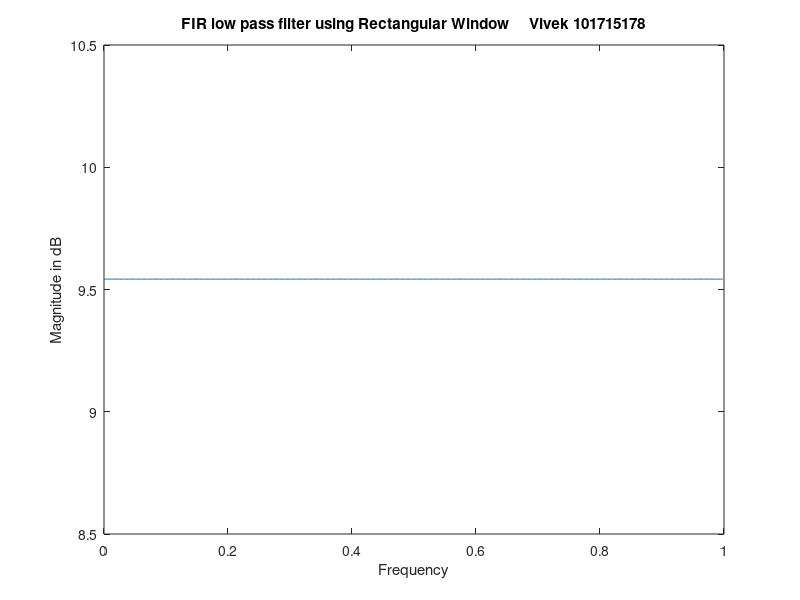

Here is the MATLAB script that generated this plot:
clc;
clear all;
close all;
fs=input('Enter the sampling frequency');%8000
fp=input('Enter the passband frequency');%1500
F=input('Enter the transition width');%500
N=0.9/(F/fs);
N=ceil(N);
fc=(fp+(F/2))/fs;
p=(N-1)/2;
%to reduce computations we find coeffiecient of only one side and then use
%fliplr command
h0=2*fc;
h1=zeros(1,p);
for n=1:p
    h1(n)=2*fc*sin(n*2*pi*fc)/(n*2*pi*fc)
end
h2=fliplr(h1);
h=[h2 h0 h1];%for concatenating positive and negative side coefficients
for i=1:N
  w(i)=1;
end
hd=h.*w;
[H W]=freqz(hd);
d1=20*log10(H);
plot(W/pi,d1)
xlabel('Frequency')
ylabel('Magnitude in dB')
title('FIR low pass filter using Rectangular Window     Vivek 101715178')
